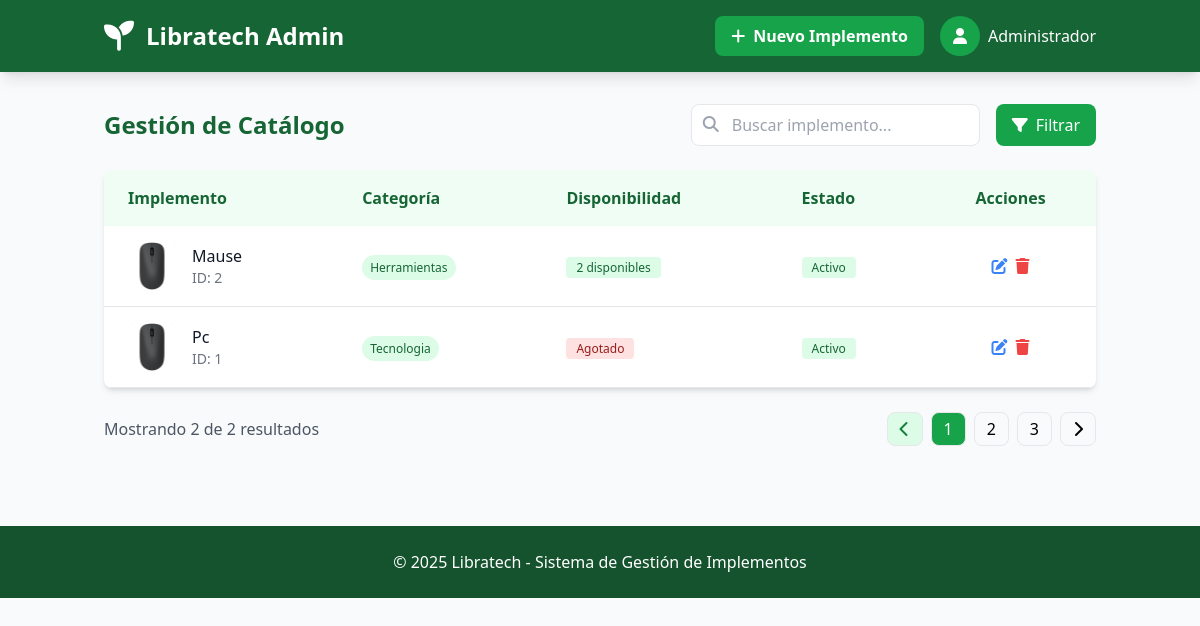
/admin/admin/catalogo, run on the app's committed database.
### tables this page shows
CREATE TABLE catalogo (
                id INTEGER PRIMARY KEY AUTOINCREMENT,
                implemento TEXT NOT NULL,
                descripcion TEXT NOT NULL,
                disponibilidad INTEGER NOT NULL,
                imagen_url TEXT,
                categoria TEXT,
                created_at TIMESTAMP DEFAULT CURRENT_TIMESTAMP
            );

### routes/admin.py (the view)
@admin_bp.route('/admin/catalogo')
def ver_catalogo():
    conn = get_db_connection()
    implementos = conn.execute('SELECT * FROM catalogo ORDER BY id DESC').fetchall()
    conn.close()
    return render_template('admin/panel_administrador.html', implementos=implementos)

### app.py (called while the page is built)
@app.context_processor
def inject_user():
    return dict(
        current_user={
            'id': session.get('user_id'),
            'nombre': session.get('user_nombre'),
            'email': session.get('user_email'),
            'is_authenticated': 'user_id' in session
        }
    )

### utils/db.py (called while the page is built)
def get_db_connection():
    conn = sqlite3.connect('models/database.db')
    conn.row_factory = sqlite3.Row
    return conn

### templates/admin/panel_administrador.html (shortened to what this page needs)
<!DOCTYPE html>
<html lang="es">
<head>
    <script src="https://cdn.tailwindcss.com"></script>
    <link rel="stylesheet" href="https://cdnjs.cloudflare.com/ajax/libs/font-awesome/6.4.0/css/all.min.css">
</head>
<body class="bg-gray-50 min-h-screen">
    <header class="bg-green-800 text-white shadow-lg">
        <div class="container mx-auto px-4 py-4 flex justify-between items-center">
            <div class="flex items-center">
                <i class="fas fa-seedling text-3xl mr-3"></i>
                <h1 class="text-2xl font-bold">Libratech Admin</h1>
            </div>
            <div class="flex items-center space-x-4">
                <a href="{{ url_for('admin.agregar_implemento') }}" class="bg-green-600 hover:bg-green-700 px-4 py-2 rounded-lg font-semibold">
                    <i class="fas fa-plus mr-2"></i>Nuevo Implemento
                </a>
                <div class="relative">
                    <button class="flex items-center space-x-2">
                        <div class="w-10 h-10 rounded-full bg-green-600 flex items-center justify-center">
                            <i class="fas fa-user"></i>
                        </div>
                        <span>Administrador</span>
                    </button>
                </div>
            </div>
        </div>
    </header>
    <div class="container mx-auto px-4 py-8">
        <div class="flex justify-between items-center mb-6">
            <h2 class="text-2xl font-bold text-green-800">Gestión de Catálogo</h2>
            <div class="flex space-x-4">
                <div class="relative">
                    <input type="text" placeholder="Buscar implemento..." class="pl-10 pr-4 py-2 border rounded-lg focus:outline-none focus:ring-2 focus:ring-green-500">
                    <i class="fas fa-search absolute left-3 top-3 text-gray-400"></i>
                </div>
                <button class="px-4 py-2 bg-green-600 text-white rounded-lg hover:bg-green-700">
                    <i class="fas fa-filter mr-2"></i>Filtrar
                </button>
            </div>
        </div>
        <div class="bg-white rounded-lg shadow-md overflow-hidden">
            <table class="w-full">
                <thead class="bg-green-50 text-green-800">
                    <tr>
                        <th class="px-6 py-4 text-left">Implemento</th>
                        <th class="px-6 py-4 text-left">Categoría</th>
                        <th class="px-6 py-4 text-left">Disponibilidad</th>
                        <th class="px-6 py-4 text-left">Estado</th>
                        <th class="px-6 py-4 text-center">Acciones</th>
                    </tr>
                </thead>
                <tbody>
                    {% for implemento in implementos %}
                    <tr class="border-b hover:bg-gray-50">
                        <td class="px-6 py-4">
                            <div class="flex items-center">
                                {% if implemento['imagen_url'] %}
                                <div class="w-12 h-12 rounded-md bg-gray-100 overflow-hidden mr-4">
                                    <img src="{{ url_for('static', filename='uploads/' + implemento['imagen_url']) }}" alt="{{ implemento['implemento'] }}" class="w-full h-full object-cover">
                                </div>
                                {% else %}
                                <div class="w-12 h-12 rounded-md bg-gray-100 flex items-center justify-center mr-4">
                                    <i class="fas fa-box text-gray-400"></i>
                                </div>
                                {% endif %}
                                <div>
                                    <p class="font-medium text-gray-900">{{ implemento['implemento'] }}</p>
                                    <p class="text-sm text-gray-500">ID: {{ implemento['id'] }}</p>
                                </div>
                            </div>
                        </td>
                        <td class="px-6 py-4">
                            <span class="px-2 py-1 bg-green-100 text-green-800 text-xs font-medium rounded-full capitalize">
                                {{ implemento['categoria'] }}
                            </span>
                        </td>
                        <td class="px-6 py-4">
                            {% if implemento['disponibilidad'] > 0 %}
                            <span class="bg-green-100 text-green-800 text-xs font-medium px-2.5 py-0.5 rounded">
                                {{ implemento['disponibilidad'] }} disponibles
                            </span>
                            {% else %}
                            <span class="bg-red-100 text-red-800 text-xs font-medium px-2.5 py-0.5 rounded">
                                Agotado
                            </span>
                            {% endif %}
                        </td>
                        <td class="px-6 py-4">
                            <span class="bg-green-100 text-green-800 text-xs font-medium px-2.5 py-0.5 rounded">Activo</span>
                        </td>
                        <td class="px-6 py-4">
                            <div class="flex justify-center space-x-2">
                                <a href="{{ url_for('admin.editar_implemento', id=implemento['id']) }}" class="text-blue-500 hover:text-blue-700">
                                    <i class="fas fa-edit"></i>
                                </a>
                                <form action="{{ url_for('admin.eliminar_implemento', id=implemento['id']) }}" method="POST" onsubmit="return confirm('¿Está seguro de que desea eliminar este implemento?');">
                                    <button type="submit" class="text-red-500 hover:text-red-700">
                                        <i class="fas fa-trash"></i>
                                    </button>
                                </form>
                            </div>
                        </td>
                    </tr>
                    {% endfor %}
                </tbody>
            </table>
        </div>
        {% if implementos %}
        <div class="flex justify-between items-center mt-6">
            <p class="text-gray-600">Mostrando {{ implementos|length }} de {{ implementos|length }} resultados</p>
            <div class="flex space-x-2">
                <button class="px-3 py-1 border rounded-lg bg-green-100 text-green-700">
                    <i class="fas fa-chevron-left"></i>
                </button>
                <button class="px-3 py-1 border rounded-lg bg-green-600 text-white">1</button>
                <button class="px-3 py-1 border rounded-lg hover:bg-green-50">2</button>
                <button class="px-3 py-1 border rounded-lg hover:bg-green-50">3</button>
                <button class="px-3 py-1 border rounded-lg hover:bg-green-50">
                    <i class="fas fa-chevron-right"></i>
                </button>
            </div>
        </div>
        {% endif %}
    </div>
    <footer class="bg-green-900 text-white mt-12 py-6">
        <div class="container mx-auto px-4 text-center">
            <p>© 2025 Libratech - Sistema de Gestión de Implementos</p>
        </div>
    </footer>
</body>
</html>

### data on the page
catalogo: imagen_url (picture), implemento "Mause", id "2", categoria "Herramientas", disponibilidad "2"
catalogo: imagen_url (picture), implemento "Pc", id "1", categoria "Tecnologia", disponibilidad "Agotado"

### other printed values
{{ implementos|length }} "2"
